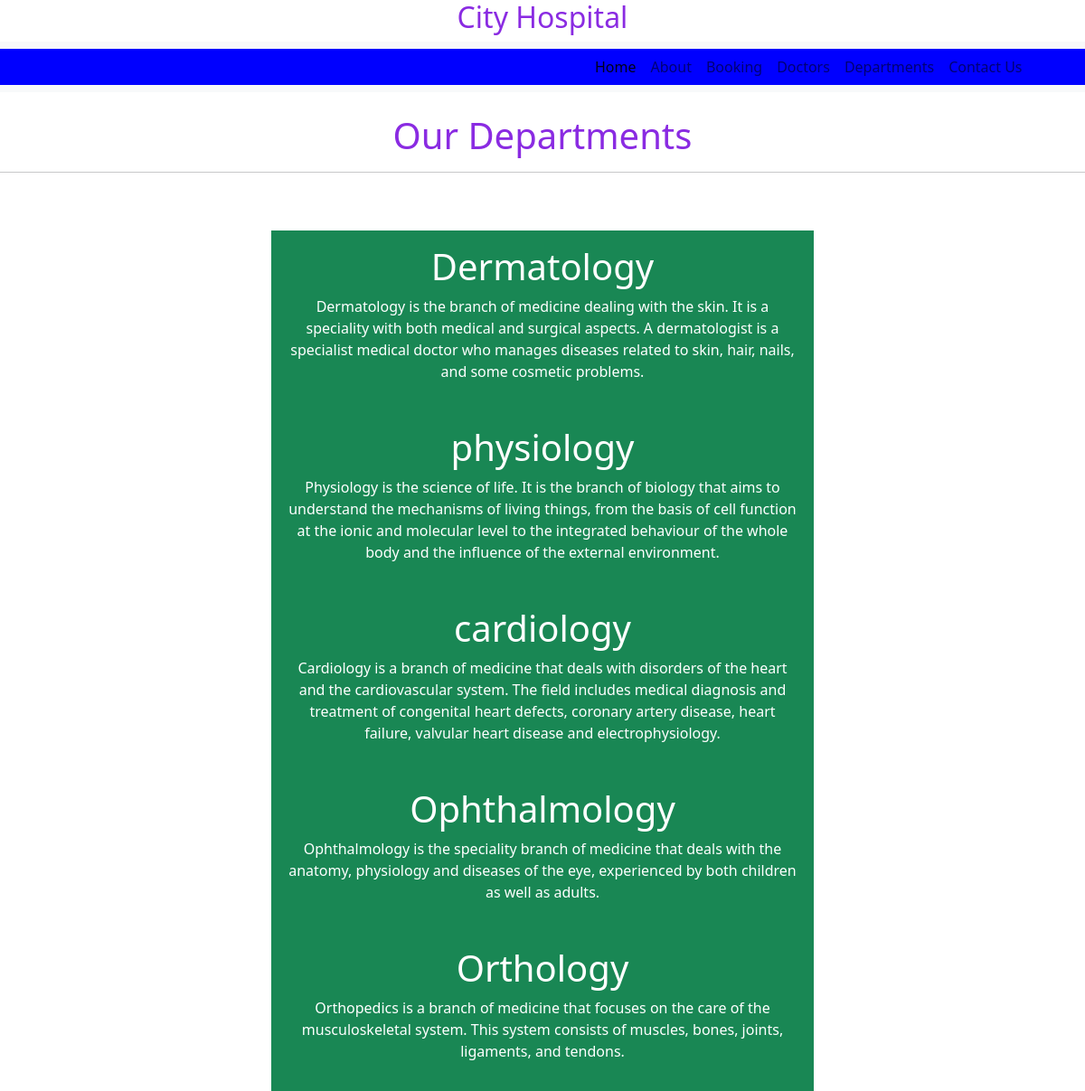
/Dept/, run on the app's committed database.
### Dept/models.py (models this page shows)
class Departments(models.Model):
    dep_name=models.CharField(max_length=100)
    dep_description=models.TextField()

### Dept/views.py (the view)
# urls.py: path('',views.department,name='department')
def department(request):
      ab=Departments.objects.all()
      return render(request,'Department.html',{'z':ab})

### template/Department.html (shortened to what this page needs)
<!DOCTYPE html>
<html lang="en">
<head>
    <link href="https://cdn.jsdelivr.net/npm/bootstrap@5.0.2/dist/css/bootstrap.min.css" rel="stylesheet">
</head>
<body>
    {% extends 'booking.html' %}
    {% block content %}
    <br>
 <h1 id="p">Our Departments</h1>
 <hr>
 <br>
<br>
{% for ab in z %}
 <div class="mx-auto w-50 bg-success text-center text-white p-3">
    <h1>{{ab.dep_name}}</h1>
    <p>{{ab.dep_description}}</p>
 </div>
 {% endfor %}
 {% endblock %}

### template/booking.html (shortened to what this page needs)
{% extends 'about_hospital.html' %}

### template/about_hospital.html (shortened to what this page needs)
{% extends 'hospital.html' %}

### template/hospital.html (shortened to what this page needs)
<!DOCTYPE html>
<html lang="en">
<head>
    <link href="https://cdn.jsdelivr.net/npm/bootstrap@5.0.2/dist/css/bootstrap.min.css" rel="stylesheet">
</head>
<body>
  <h2 id="p">City Hospital</h2>
    <nav class="navbar navbar-expand-lg navbar-light bg-light">
        <div class="container-fluid">
          <div class="collapse navbar-collapse" id="navbarNav">
            <ul class="navbar-nav">
              <li class="nav-item">
                <a class="nav-link active" aria-current="page" href="http://127.0.0.1:8000/">Home</a>
              </li>
              <li class="nav-item">
                <a class="nav-link" href="http://127.0.0.1:8000/about/">About</a>
              </li>
              <li class="nav-item">
                <a class="nav-link" href="http://127.0.0.1:8000/book/">Booking</a>
              </li>
              <li class="nav-item">
                <a class="nav-link" href="http://127.0.0.1:8000/Doct/">Doctors</a>
              </li>
              <li class="nav-item">
                <a class="nav-link" href="http://127.0.0.1:8000/Dept/">Departments</a>
              </li>
              <li class="nav-item">
                <a class="nav-link" href="http://127.0.0.1:8000/contact/">Contact Us</a>
              </li>
            </ul>
          </div>
        </div>
      </nav>
      {% block content %}
      {% endblock %}
</body>
</html>

### template/Department.html (style rules this page uses)
#p { text-align: center; color: black; border-color: lightblue; }

### template/hospital.html (style rules this page uses)
.container-fluid { background-color: blue; padding-left: 650px; }
.navbar-nav { color: blue; }
#p { text-align: center; color: blueviolet; }

### data on the page
Departments: dep_name "Dermatology", dep_description "Dermatology is the branch of medicine dealing with the skin. It is a speciality with both medical and surgical aspects. A dermatologist is a specialist medical doctor who manages diseases related to skin, hair, nails, and some cosmetic problems."
Departments: dep_name "physiology", dep_description "Physiology is the science of life. It is the branch of biology that aims to understand the mechanisms of living things, from the basis of cell function at the ionic and molecular level to the integrated behaviour of the whole body and the influence of the external environment."
Departments: dep_name "cardiology", dep_description "Cardiology is a branch of medicine that deals with disorders of the heart and the cardiovascular system. The field includes medical diagnosis and treatment of congenital heart defects, coronary artery disease, heart failure, valvular heart disease and electrophysiology."
Departments: dep_name "Ophthalmology", dep_description "Ophthalmology is the speciality branch of medicine that deals with the anatomy, physiology and diseases of the eye, experienced by both children as well as adults."
Departments: dep_name "Orthology", dep_description "Orthopedics is a branch of medicine that focuses on the care of the musculoskeletal system. This system consists of muscles, bones, joints, ligaments, and tendons."
